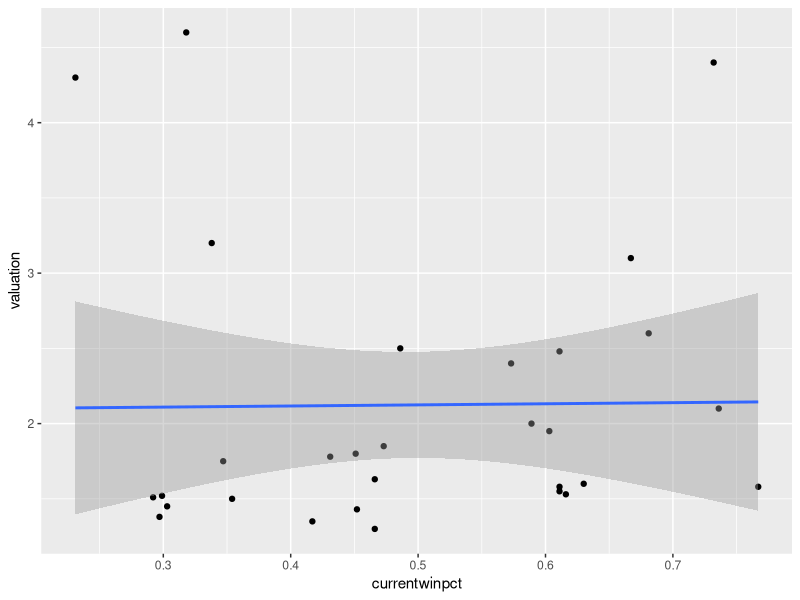
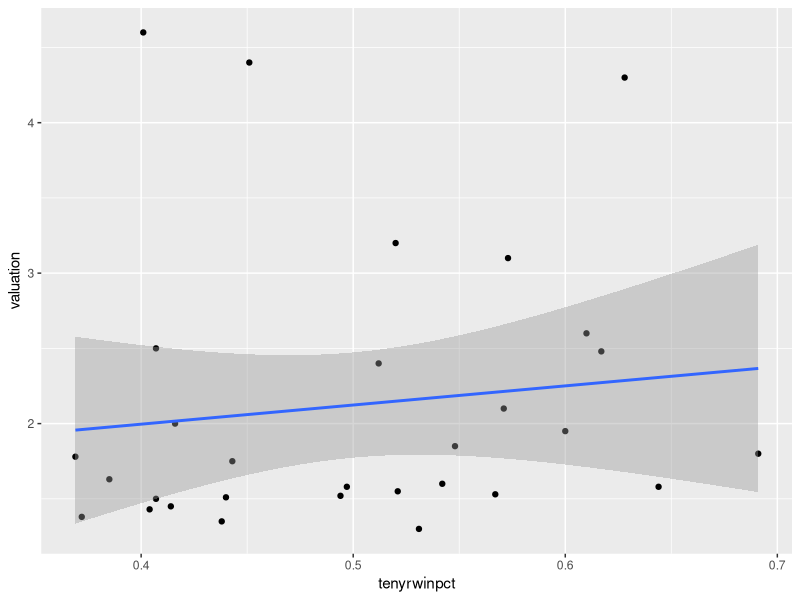
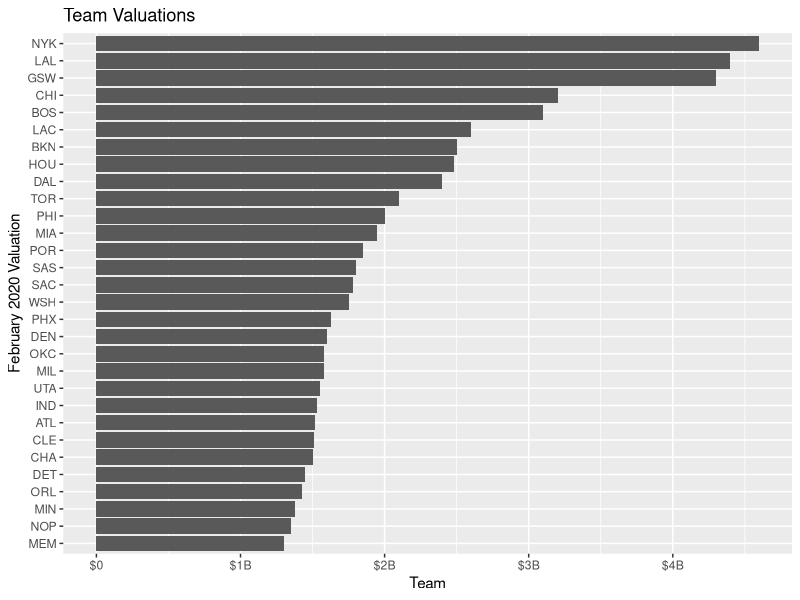
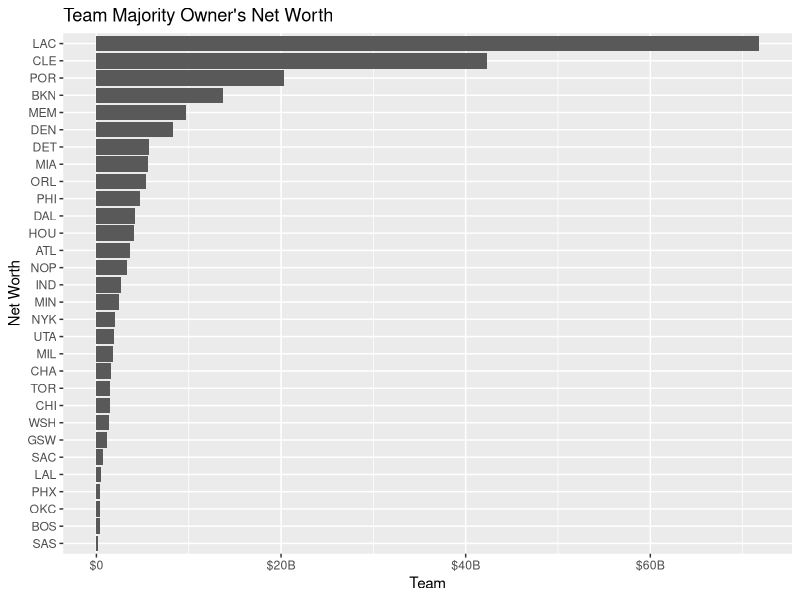

Here is the R script that generated these plots, in order:
## ---- chunk 1
knitr::opts_chunk$set(echo = FALSE)
library(tidyverse)
library(ggplot2)
## ---- chunk 2

# Reading in the data
nbainfo <- read_csv("nbainfo.csv", 
                    col_type = cols(team = col_character(), 
                                    "1920winpct" = col_number(), 
                                    winpctrank = col_number(), 
                                    "1920ortg" = col_number(),
                                    ortgrank = col_number(), 
                                    "1920drtg" = col_number(), 
                                     drtgrank = col_number(), 
                                    "1920nrtg" = col_number(), 
                                     nrtgrank = col_number(), 
                                    "1920pace" = col_number(), 
                                     pacerank = col_number(), 
                                    gtcontracts = col_number(), 
                                    po_ngs = col_number(), 
                                    avgage = col_number(), 
                                    medage = col_number(), 
                                    avgexp = col_number(), 
                                    medexp = col_number(), 
                                    "2021projsalary" = col_number(), 
                                    "2021projcapspace" = col_number(), 
                                    "2021projexceptions" = col_character(), 
                                    tenyrwin = col_number(), 
                                    tenyrloss = col_number(), 
                                    tenyrwinpct = col_number(), 
                                    winpctrank_10 = col_number(), 
                                    playoffpct = col_number(), 
                                    principal_owner = col_character(), 
                                    nw = col_number(), 
                                    owned_since = col_number(), 
                                    business = col_character(), 
                                    other_owners = col_character(), 
                                    valuation = col_number(), 
                                    percent_change = col_number(), 
                                    debt_to_value = col_number(), 
                                    revenue = col_number(), 
                                    operating_income = col_number())) %>%
  rename_with(~ str_replace(.x, "1920", "current")) %>% 
  rename_with(~ str_replace(.x, "2021", "future")) %>% 
  slice(1:30)
## ---- chunk 3

# Some cool graphs
nbainfo %>%
ggplot(aes(x = currentwinpct, y = valuation)) + 
  geom_point() + 
  stat_smooth(formula = y ~ x, method = "lm", se = TRUE)

nbainfo %>%
ggplot(aes(x = tenyrwinpct, y = valuation)) + 
  geom_point() + 
  stat_smooth(formula = y ~ x, method = "lm", se = TRUE)

nbainfo %>%
  ggplot(aes(x = fct_reorder(team, valuation), y = valuation)) + 
    geom_col() + 
    coord_flip() + 
    labs(title = "Team Valuations", x = "February 2020 Valuation", 
         y = "Team") + 
    scale_y_continuous(breaks = c(0, 1, 2, 3, 4),
                     labels = c("$0", "$1B", "$2B", "$3B", "$4B"))

nbainfo %>%
  ggplot(aes(x = fct_reorder(team, nw), y = nw)) + 
    geom_col() + 
    coord_flip() + 
    labs(title = "Team Majority Owner's Net Worth", x = "Net Worth", 
         y = "Team") + 
    scale_y_continuous(breaks = c(0, 20, 40, 60, 80),
                     labels = c("$0", "$20B", "$40B", "$60B", "$80B"))
  


